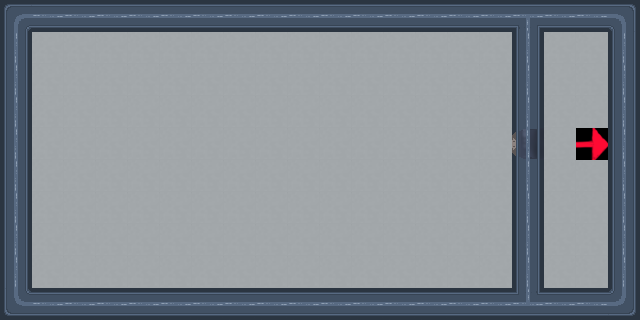

A 2D game scene composited from a Tiled map and its tileset images. What follows is a short description and the map's XML, with every tile layer's data as written:
An orthogonal 20x10 tile map with 32x32 px tiles, 3 tile layers (floor, walls, doors) and 5 objects (4x spawn, point).

<map version="1.5" tiledversion="1.5.0" orientation="orthogonal" renderorder="right-down" width="20" height="10" tilewidth="32" tileheight="32" infinite="0" nextlayerid="10" nextobjectid="7">
 <tileset firstgid="1" source="../tilemaps/flawless.tsx" />
 <layer id="2" name="floor" width="20" height="10">
  <data encoding="csv">
0,0,0,0,0,0,0,0,0,0,0,0,0,0,0,0,0,0,0,0,
0,37,37,37,37,37,37,37,37,37,37,37,37,37,37,37,37,37,37,0,
0,37,37,37,37,37,37,37,37,37,37,37,37,37,37,37,37,37,37,0,
0,37,37,37,37,37,37,37,37,37,37,37,37,37,37,37,37,37,37,0,
0,37,37,37,37,37,37,37,37,37,37,37,37,37,37,37,37,37,2684354568,0,
0,37,37,37,37,37,37,37,37,37,37,37,37,37,37,37,37,37,37,0,
0,37,37,37,37,37,37,37,37,37,37,37,37,37,37,37,37,37,37,0,
0,37,37,37,37,37,37,37,37,37,37,37,37,37,37,37,37,37,37,0,
0,37,37,37,37,37,37,37,37,37,37,37,37,37,37,37,37,37,37,0,
0,0,0,0,0,0,0,0,0,0,0,0,0,0,0,0,0,0,0,0
</data>
 </layer>
 <layer id="1" name="walls" width="20" height="10">
  <data encoding="csv">
25,16,16,16,16,16,16,16,16,16,16,16,16,16,16,16,15,16,16,35,
5,0,0,0,0,0,0,0,0,0,0,0,0,0,0,0,5,0,0,5,
5,0,0,0,0,0,0,0,0,0,0,0,0,0,0,0,5,0,0,5,
5,0,0,0,0,0,0,0,0,0,0,0,0,0,0,0,5,0,0,5,
5,0,0,0,0,0,0,0,0,0,0,0,0,0,0,0,0,0,0,5,
5,0,0,0,0,0,0,0,0,0,0,0,0,0,0,0,5,0,0,5,
5,0,0,0,0,0,0,0,0,0,0,0,0,0,0,0,5,0,0,5,
5,0,0,0,0,0,0,0,0,0,0,0,0,0,0,0,5,0,0,5,
5,0,0,0,0,0,0,0,0,0,0,0,0,0,0,0,5,0,0,5,
26,16,16,16,16,16,16,16,16,16,16,16,16,16,16,16,3221225487,16,16,36
</data>
 </layer>
 <layer id="3" name="doors" width="20" height="10">
  <data encoding="csv">
0,0,0,0,0,0,0,0,0,0,0,0,0,0,0,0,0,0,0,0,
0,0,0,0,0,0,0,0,0,0,0,0,0,0,0,0,0,0,0,0,
0,0,0,0,0,0,0,0,0,0,0,0,0,0,0,0,0,0,0,0,
0,0,0,0,0,0,0,0,0,0,0,0,0,0,0,0,0,0,0,0,
0,0,0,0,0,0,0,0,0,0,0,0,0,0,0,0,57,0,0,0,
0,0,0,0,0,0,0,0,0,0,0,0,0,0,0,0,0,0,0,0,
0,0,0,0,0,0,0,0,0,0,0,0,0,0,0,0,0,0,0,0,
0,0,0,0,0,0,0,0,0,0,0,0,0,0,0,0,0,0,0,0,
0,0,0,0,0,0,0,0,0,0,0,0,0,0,0,0,0,0,0,0,
0,0,0,0,0,0,0,0,0,0,0,0,0,0,0,0,0,0,0,0
</data>
 </layer>
 <objectgroup id="6" name="key">
  <properties>
   <property name="type" value="key" />
  </properties>
  <object id="3" name="key_spawn" type="spawn" x="480" y="32" width="32" height="32" />
 </objectgroup>
 <objectgroup id="7" name="guard1">
  <properties>
   <property name="type" value="guard" />
  </properties>
  <object id="4" name="guard1_spawn" type="spawn" x="480" y="96" width="32" height="32" />
  <object id="5" name="0" type="point" x="416" y="32" width="32" height="32" />
 </objectgroup>
 <objectgroup id="5" name="playerspawn">
  <properties>
   <property name="type" value="player_spawn" />
  </properties>
  <object id="1" name="player_spawn" type="spawn" x="64" y="64" width="32" height="32" />
 </objectgroup>
 <objectgroup id="9" name="exit">
  <properties>
   <property name="type" value="exit" />
  </properties>
  <object id="6" name="exit_spawn" type="spawn" x="576" y="128" width="32" height="32" />
 </objectgroup>
</map>
